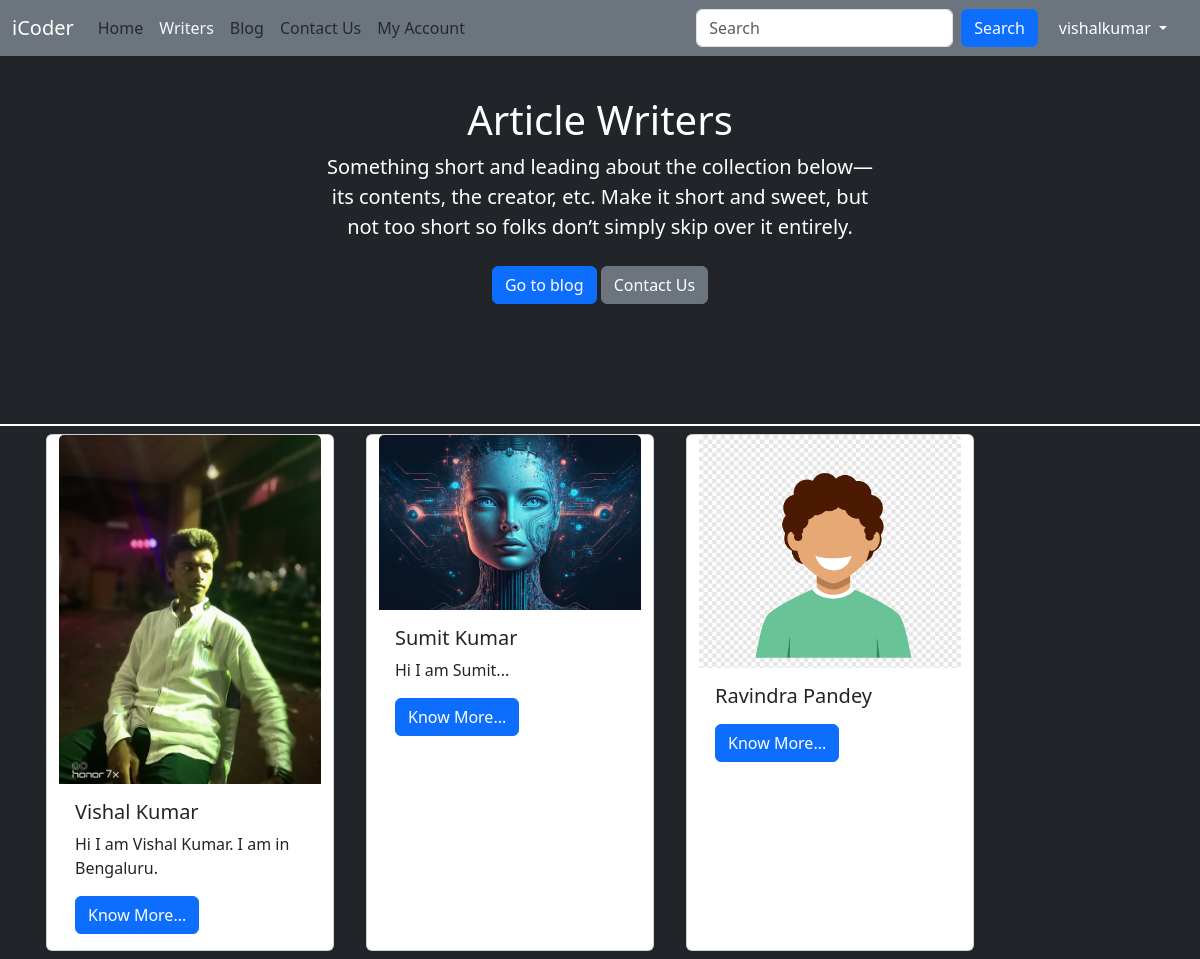
The app's page /writers/ (signed in) with its own data.
### writers/models.py (models this page shows, shortened)
class Writer(models.Model):
    sno = models.AutoField(primary_key=True)
    username = models.CharField(max_length=15)
    firstName = models.CharField(max_length=100)
    lastName = models.CharField(max_length=100)
    email = models.CharField(max_length=100)
    password = models.CharField(max_length=100)
    bio = models.CharField(max_length=1000, default="")
    userImage  = models.ImageField(upload_to='blog/user', default='blog/user/default_user.png')

### writers/views.py (the view)
# urls.py: path('', views.WritersView.as_view(), name='writers'),
class WritersView(View):
    def get(self, request):
        users = Writer.objects.all()
        context = {'users' : users}
        return render(request, 'writers/writers.html', context)

### templates/writers/writers.html (shortened to what this page needs)
{% extends "base.html" %}
{% block aboutactive %} text-light {% endblock aboutactive %}
{% block body %}
<div class="bg-dark">
  <section class="py-5 text-center container">
    <div class="row py-lg-5">
      <div class="col-lg-6 col-md-8 mx-auto">
        <h1 class="fw-light text-white">Article Writers</h1>
        <p class="lead text-white">Something short and leading about the collection below—its contents, the creator,
          etc. Make it short and sweet, but not too short so folks don’t simply skip over it entirely.</p>
        <p>
          <a href="/blog" class="btn btn-primary my-2">Go to blog</a>
          <a href="/contact" class="btn btn-secondary my-2">Contact Us</a>
        </p>
      </div>
    </div>
  </section>
  <div class="border border-white w-100 h-10"></div>
  <div class="container">
    <div class="row justify-content-left">
      {% for writer in users %}
      <div class="card mx-3 my-2" style="width: 18rem;">
        <img src="/media/{{writer.userImage}}" onerror="this.src='/media/blog/user/default_user.png'" class="card-img-top" alt="...">
        <div class="card-body">
          <h5 class="card-title">{{writer.firstName}} {{writer.lastName}}</h5>
          <p class="card-text">{{writer.bio|truncatewords:10}}</p>
          {% if user.is_authenticated %}
          <a href="/writers/{{writer.username}}" class="btn btn-primary">Know More...</a>
          {% else %}
          <button class="btn btn-primary" disabled>Know More...</button>
          {% endif %}
        </div>
      </div>
      {% endfor %}
    </div>
  </div>
</div>
{% endblock body %}

### templates/base.html (shortened to what this page needs)
<!doctype html>
<html lang="en">
<head>
  <link href="https://cdn.jsdelivr.net/npm/bootstrap@5.3.2/dist/css/bootstrap.min.css" rel="stylesheet"
>
</head>
<body>
  {% load static %}
  <nav class="navbar navbar-expand-lg bg-secondary fixed-top">
    <div class="container-fluid">
      <a class="navbar-brand text-white" href="/">iCoder</a>
      <div class="collapse navbar-collapse" id="navbarSupportedContent">
        <ul class="navbar-nav me-auto mb-2 mb-lg-0">
          <li class="nav-item">
            <a class="nav-link {% block homeactive %} {% endblock homeactive %}" aria-current="page" href="/">Home</a>
          </li>
          <li class="nav-item">
            <a class="nav-link {% block aboutactive %} {% endblock aboutactive %}" aria-current="page"
              href="/writers">Writers</a>
          </li>
          <li class="nav-item">
            <a class="nav-link {% block blogactive %} {% endblock blogactive %}" aria-current="page"
              href="/blog">Blog</a>
          </li>
          {% if user.is_authenticated %}
          <li class="nav-item">
            <a class="nav-link {% block contactactive %} {% endblock contactactive %}" aria-current="page"
              href="/contact">Contact Us</a>
          </li>
          <li class="nav-item">
            <a class="nav-link {% block myaccountactive %} {% endblock myaccountactive %}" aria-current="page"
              href="/writers/profile/{{ user.username }}">My Account</a>
          </li>
          {% endif %}
        </ul>
        <form method="get" action="/search" class="d-flex" role="search">
          <input name="query" class="form-control me-2" type="search" placeholder="Search" aria-label="Search">
          <button class="btn btn-primary text-light" type="submit">Search</button>
        </form>
        {% if user.is_authenticated %}
        <div class="dropdown">
          <button class="btn btn-secondary dropdown-toggle mx-2" type="button" data-bs-toggle="dropdown"
            aria-expanded="false">
            {{ user.username }}
          </button>
        </div>
        {% endif %}
      </div>
    </div>
  </nav>
  {% block body %}
  {% endblock body %}
</body>
</html>

### records on screen
Writer: userImage (picture), firstName "Vishal", lastName "Kumar", bio "Hi I am Vishal Kumar. I am in Bengaluru."
Writer: userImage (picture), firstName "Sumit", lastName "Kumar", bio "Hi I am Sumit..."
Writer: userImage (placeholder picture), firstName "Ravindra", lastName "Pandey"

### other values on screen
{{ user.username }} "vishalkumar"
